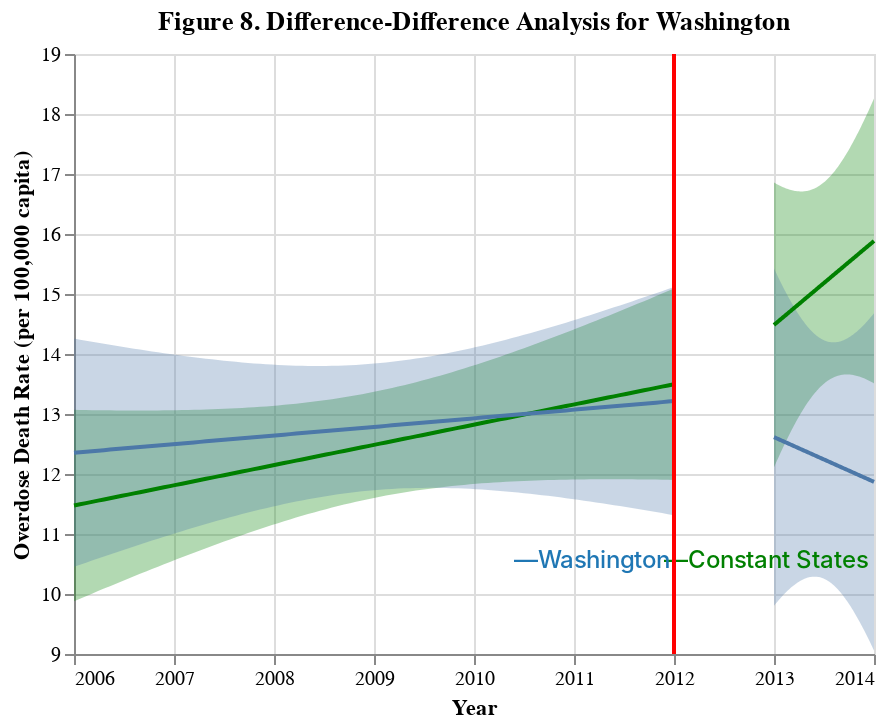

Notebook code for this chart:
### Markdown cell above
> diff-diff for death rate

### Code cell
xvar= "TRANSACTION_YEAR"
yvar="death_rate"
analysis = "Figure 8. Difference-Difference Analysis for Washington"
target = "Overdose Death Rate (per 100,000 capita)"
state = "Washington"
chart = diff_diff(WA_death, yvar, xvar, 2012, analysis, target, state)
chart
